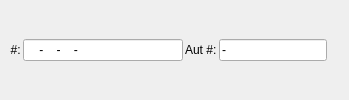
               <widget class="QWidget" name="page_4">
                <layout class="QVBoxLayout">
                 <property name="leftMargin">
                  <number>4</number>
                 </property>
                 <property name="topMargin">
                  <number>4</number>
                 </property>
                 <property name="rightMargin">
                  <number>4</number>
                 </property>
                 <property name="bottomMargin">
                  <number>4</number>
                 </property>
                 <item>
                  <layout class="QHBoxLayout" name="horizontalLayout_7">
                   <property name="spacing">
                    <number>2</number>
                   </property>
                   <property name="rightMargin">
                    <number>18</number>
                   </property>
                   <item>
                    <widget class="QLabel" name="labelCardNumber">
                     <property name="sizePolicy">
                      <sizepolicy hsizetype="MinimumExpanding" vsizetype="Minimum">
                       <horstretch>0</horstretch>
                       <verstretch>0</verstretch>
                      </sizepolicy>
                     </property>
                     <property name="text">
                      <string>  #:</string>
                     </property>
                     <property name="buddy">
                      <cstring>editCardNumber</cstring>
                     </property>
                    </widget>
                   </item>
                   <item>
                    <widget class="QLineEdit" name="editCardNumber">
                     <property name="sizePolicy">
                      <sizepolicy hsizetype="MinimumExpanding" vsizetype="Fixed">
                       <horstretch>0</horstretch>
                       <verstretch>0</verstretch>
                      </sizepolicy>
                     </property>
                     <property name="minimumSize">
                      <size>
                       <width>160</width>
                       <height>0</height>
                      </size>
                     </property>
                     <property name="maximumSize">
                      <size>
                       <width>180</width>
                       <height>16777215</height>
                      </size>
                     </property>
                     <property name="inputMask">
                      <string>0000-0000-0000-0000</string>
                     </property>
                     <property name="text">
                      <string>---</string>
                     </property>
                     <property name="cursorPosition">
                      <number>19</number>
                     </property>
                    </widget>
                   </item>
                   <item>
                    <widget class="QLabel" name="labelAuthNumber">
                     <property name="text">
                      <string>Aut #:</string>
                     </property>
                    </widget>
                   </item>
                   <item>
                    <widget class="QLineEdit" name="editCardAuthNumber">
                     <property name="text">
                      <string>-</string>
                     </property>
                    </widget>
                   </item>
                  </layout>
                 </item>
                </layout>
               </widget>
